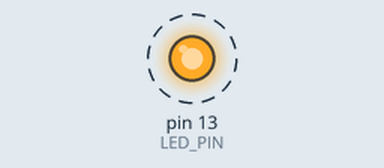
Bench run of a sketch on a simulated Arduino Uno, built with avr-gcc and run on an emulated ATmega328P. Shown: output pins drawn as LEDs (lit = HIGH). Dashed ring = blinking. What the sketch prints to the serial monitor is not drawn.

Above: at 0.3 s.
Timing chart, 0 to 3.0 s (numbered marks = the images above):
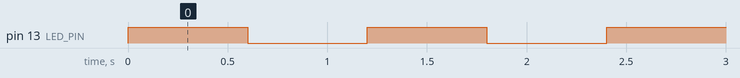

Measured:
- by itself, pin 13 (LED_PIN): alternates HIGH for 0.60 s and LOW for 0.60 s

The sketch:

arduinoBasics.ino
```cpp
/**
 * Some basic programming stuff!
 * This is a comment, a block comment to be specific,
 * comments are ignored by the compiler.
 * There are two type of comments:
 */

//This is an inline comment, everything after the // is ignored, but it only works for one line!

/* This is a block comment, everything between the symbols is ignored by the compiler.
It can cover multiple lines!*/


#define LED_PIN 13 //This is one way to write a constant. You'll notice that there isn't a semicolon after the statement, because this is a special kind of statement in the program. Anything with a '#' preceding it is taken care of by the pre-compiler

const int someConstant = 0; //This is another way to define a constant. The preceding method can only be used for global constants, whilst this one method can be used to create local constants as well. This particular one is global, though.


/*
 * Here are some global variable declarations of various different types! Any of these can be made into constants by preceding the data type with 'const.'
 */
int someInt;
float someFloat;
char someChar;
String someStr;

/*
 * You can declare multiple variables of the same type like this:
 */
int
ledOn,
ledOff;


/*
 * This setup function will run once, when the arduino boots up.
 * This is where you should put any initialization code.
 */
void setup() {
  // put your setup code here, to run once:

/*
 * These are variable definitions, where we actually put a value inside a variable.
 */
  someInt = 600;
  someFloat = 0.75;
  someChar = 'c';
  someStr = "Hello There!";
  ledOn = HIGH;
  ledOff = LOW;

  int anotherInt = 98; //You can also declare and define a variable in a single statement. This particular variable is also a local variable, meaning it can only be used inside the setup() function, since it was declared there.

  pinMode(LED_PIN, OUTPUT); //:This will initialize LED_PIN to be an output

  Serial.begin(9600); //This will begin serial communication at 9600 bits per second.
}


/**
 * This loop function will run repeatedly, after the setup function finishes.
 * This is where you should put your main code.
 */
void loop() {
  // put your main code here, to run repeatedly:
  digitalWrite(LED_PIN, ledOn); //Writes the value of ledOn, HIGH, to LED_PIN
  Serial.println("Turned LED on!"); //Prints message to Serial monitor
  delay(someInt); //pauses the program for someInt milliseconds

  digitalWrite(LED_PIN, ledOff); //Writes the value of ledOff, LOW, to LED)_PIN
  Serial.println("Turned LED off!");
  delay(someInt);

}
```
